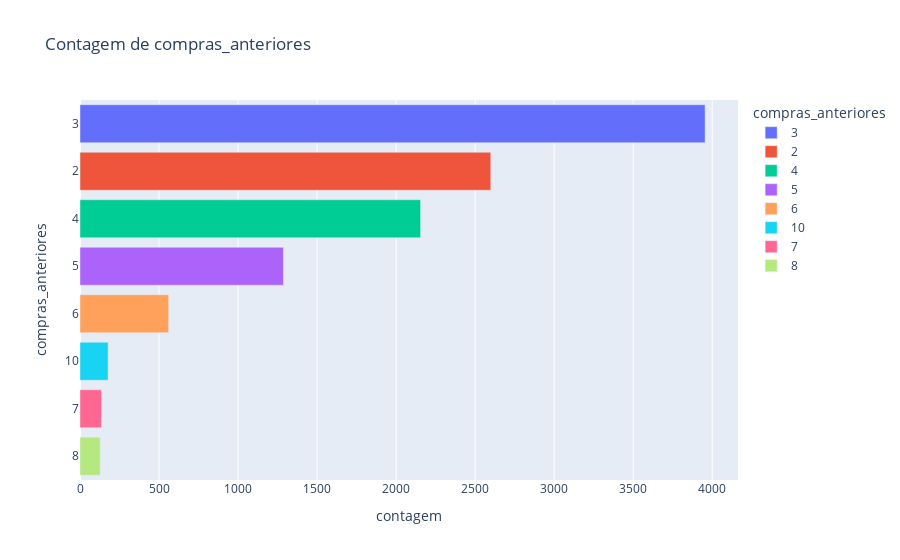

This figure's notebook cell:
### Markdown cell above
#### Número de compras anteriores do consumidor x Entrega

### Code cell
mostrar_contagem('compras_anteriores', colunas_num)

### Figure 1 — Plotly figure (JSON) as saved in the notebook; plotly's stock layout.template omitted (floating-point values rounded to 4 significant figures)
{"data": [{"alignmentgroup": "True", "hovertemplate": "compras_anteriores=%{y}<br>contagem=%{x}<extra></extra>", "legendgroup": "3", "marker": {"color": "#636efa", "pattern": {"shape": ""}}, "name": "3", "offsetgroup": "3", "orientation": "h", "showlegend": true, "textposition": "auto", "type": "bar", "x": [3955], "xaxis": "x", "y": ["3"], "yaxis": "y"}, {"alignmentgroup": "True", "hovertemplate": "compras_anteriores=%{y}<br>contagem=%{x}<extra></extra>", "legendgroup": "2", "marker": {"color": "#EF553B", "pattern": {"shape": ""}}, "name": "2", "offsetgroup": "2", "orientation": "h", "showlegend": true, "textposition": "auto", "type": "bar", "x": [2599], "xaxis": "x", "y": ["2"], "yaxis": "y"}, {"alignmentgroup": "True", "hovertemplate": "compras_anteriores=%{y}<br>contagem=%{x}<extra></extra>", "legendgroup": "4", "marker": {"color": "#00cc96", "pattern": {"shape": ""}}, "name": "4", "offsetgroup": "4", "orientation": "h", "showlegend": true, "textposition": "auto", "type": "bar", "x": [2155], "xaxis": "x", "y": ["4"], "yaxis": "y"}, {"alignmentgroup": "True", "hovertemplate": "compras_anteriores=%{y}<br>contagem=%{x}<extra></extra>", "legendgroup": "5", "marker": {"color": "#ab63fa", "pattern": {"shape": ""}}, "name": "5", "offsetgroup": "5", "orientation": "h", "showlegend": true, "textposition": "auto", "type": "bar", "x": [1287], "xaxis": "x", "y": ["5"], "yaxis": "y"}, {"alignmentgroup": "True", "hovertemplate": "compras_anteriores=%{y}<br>contagem=%{x}<extra></extra>", "legendgroup": "6", "marker": {"color": "#FFA15A", "pattern": {"shape": ""}}, "name": "6", "offsetgroup": "6", "orientation": "h", "showlegend": true, "textposition": "auto", "type": "bar", "x": [561], "xaxis": "x", "y": ["6"], "yaxis": "y"}, {"alignmentgroup": "True", "hovertemplate": "compras_anteriores=%{y}<br>contagem=%{x}<extra></extra>", "legendgroup": "10", "marker": {"color": "#19d3f3", "pattern": {"shape": ""}}, "name": "10", "offsetgroup": "10", "orientation": "h", "showlegend": true, "textposition": "auto", "type": "bar", "x": [178], "xaxis": "x", "y": ["10"], "yaxis": "y"}, {"alignmentgroup": "True", "hovertemplate": "compras_anteriores=%{y}<br>contagem=%{x}<extra></extra>", "legendgroup": "7", "marker": {"color": "#FF6692", "pattern": {"shape": ""}}, "name": "7", "offsetgroup": "7", "orientation": "h", "showlegend": true, "textposition": "auto", "type": "bar", "x": [136], "xaxis": "x", "y": ["7"], "yaxis": "y"}, {"alignmentgroup": "True", "hovertemplate": "compras_anteriores=%{y}<br>contagem=%{x}<extra></extra>", "legendgroup": "8", "marker": {"color": "#B6E880", "pattern": {"shape": ""}}, "name": "8", "offsetgroup": "8", "orientation": "h", "showlegend": true, "textposition": "auto", "type": "bar", "x": [128], "xaxis": "x", "y": ["8"], "yaxis": "y"}], "layout": {"barmode": "relative", "legend": {"title": {"text": "compras_anteriores"}, "tracegroupgap": 0}, "title": {"text": "Contagem de compras_anteriores"}, "xaxis": {"anchor": "y", "domain": [0, 1], "title": {"text": "contagem"}}, "yaxis": {"anchor": "x", "categoryarray": ["8", "7", "10", "6", "5", "4", "2", "3"], "categoryorder": "array", "domain": [0, 1], "title": {"text": "compras_anteriores"}}}}
